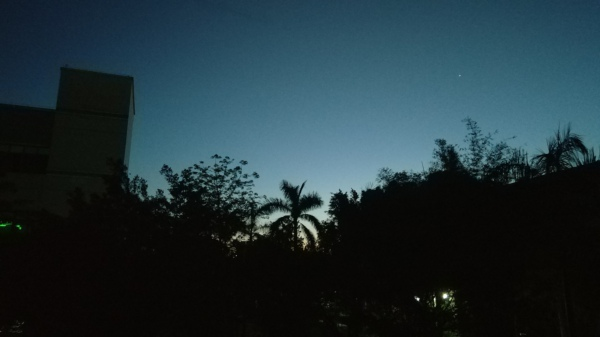
#> input picture img1.jpg, 600 x 337 px
$ python entropy.py   (Python 2 division)
#> lines starting #> are read from the running program, lines starting #| are printed output that depends on the picture
# coding=utf-8
import cv2
import numpy as np


def calcEntropy(img):
    entropy = []

    hist = cv2.calcHist([img], [0], None, [256], [0, 255])
    total_pixel = img.shape[0] * img.shape[1]

    for item in hist:
        probability = item / total_pixel
        if probability == 0:
            en = 0
        else:
            en = -1 * probability * (np.log(probability) / np.log(2))
        entropy.append(en)

    sum_en = np.sum(entropy)
    return sum_en


if __name__ == '__main__':
    img1 = cv2.imread("img1.jpg", cv2.IMREAD_GRAYSCALE)
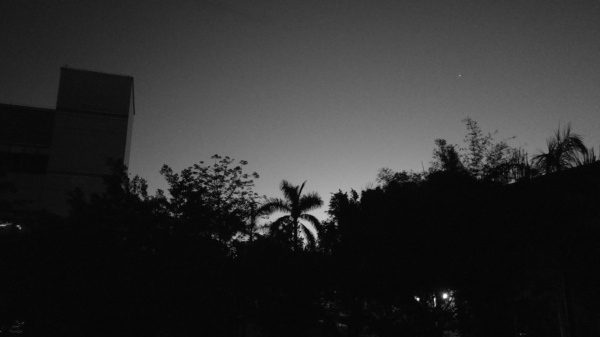
#> img1: shape (337, 600); min 2, max 255, mean 45.8
    img2 = cv2.imread("img2.jpg", cv2.IMREAD_GRAYSCALE)
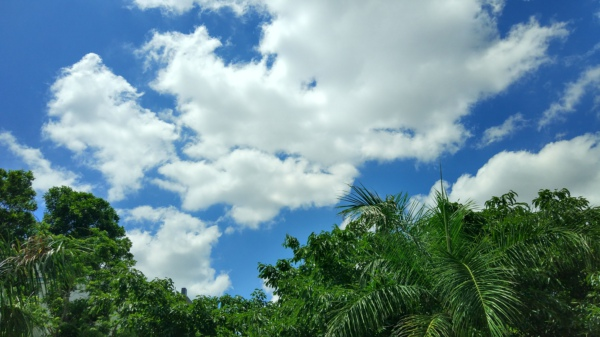
#> input picture img2.jpg, 600 x 337 px
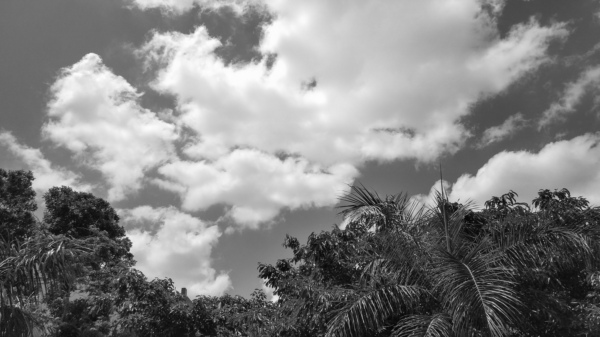
#> img2: shape (337, 600); min 4, max 255, mean 129.8

    entropy1 = calcEntropy(img1)
#> in calcEntropy, `hist = cv2.calcHist([img], [0], None, [256], [0, 255])`: hist = 256 values, max 35705 at index 7, min 0 at index 0, mean 789.8
#> the loop in calcEntropy, `for item in hist:` made 256 passes
#> (item, probability, en) on passes 1 to 12: ([0], [0], 0), ([0], [0], 0), ([2], [9.89e-06], [0.000164]), ([9], [4.45e-05], [0.000643]), ([74], [0.000366], [0.00418]), ([979], [0.00484], [0.0372]), ([12494], [0.0618], [0.248]), ([35705], [0.177], [0.442]), ([22233], [0.11], [0.35]), ([6921], [0.0342], [0.167]), ([3843], [0.019], [0.109]), ([2649], [0.0131], [0.0819])
#> en on passes 61 to 66: [0.0432], [0.0461], [0.0468], [0.0467], [0.0456], [0.0461]
#> after the loop in calcEntropy, `for item in hist:`: entropy = 256 items, first 6: 0, 0, [0.000164], [0.000643], [0.00418], [0.0372]
#> (the run stopped early here; a loop or call above may not have finished)
